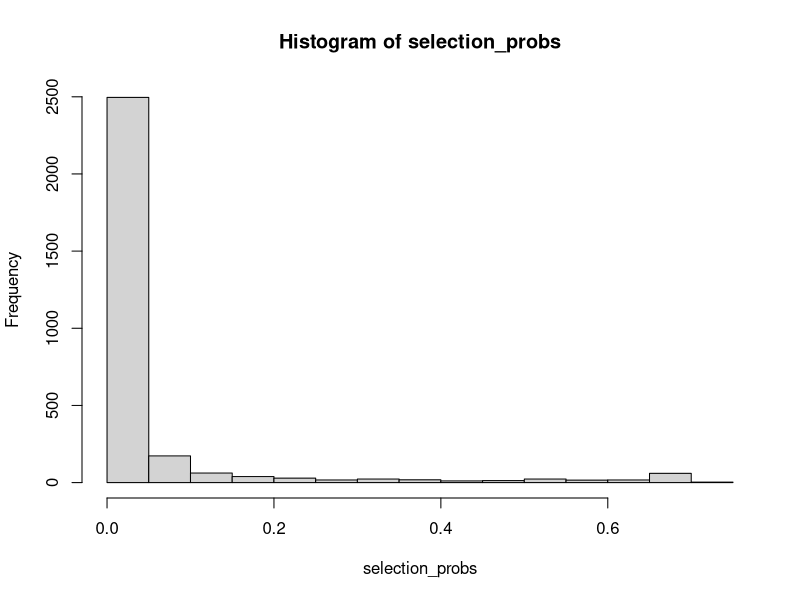

R code for this plot: (Note: this script raises an error after producing the figure.)
set.seed(2023-10-19)

n <- 1000
class_loc <- c(0, 1, 2)
planes <- lapply(class_loc, \(x) cbind(class = x, x1 = runif(n), x2 = rnorm(n, x, 0.25)))
planes <- do.call(rbind, planes) |> as.data.frame()

# Entropy selection
m <- nnet::multinom(factor(class)~., planes)
p <- predict(m, type = "probs")
p <- p + 1e-15 # p=0 leads to NaNs
e <- apply(p, 1, \(p) - sum(p * log(p)))

selection_probs <- plogis(7*e-4)
hist(selection_probs)

idx_ent <- runif(nrow(planes)) < selection_probs

# Plot
plot_sampling <- function(sample_idx, ...) {
  plot(
    planes$x1,
    planes$x2,
    pch = 20,
    col = c("grey90", "grey60", "grey20")[planes$class + 1],
    xlab="", ylab="", axes = F, ...
  )
  with(planes[sample_idx, ], points(x1, x2, pch=20, col=16))
  abline(h=0.5*c(1, 3), lty=2)
}

par(mfrow=c(1,2))
idx_rand <- runif(nrow(planes)) < mean(i)
plot_sampling(idx_rand, main = expression("Completely random labeling"))
plot_sampling(idx_ent, main = expression("Entropy-based labeling"))

